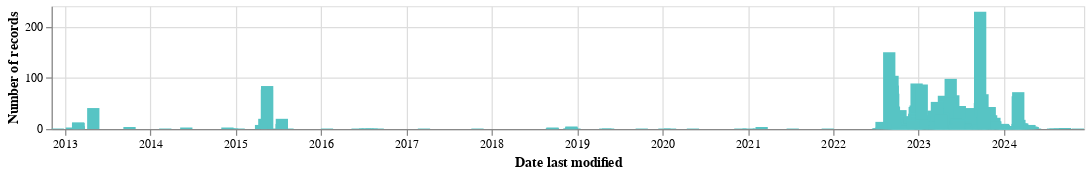

This figure's notebook cell:
### Code cell
# filter to just the METS since that corresponds to volume update time
ppa_lastmod_chart = (
    alt.Chart(lastmod_mets_df)
    .mark_bar(width=10, color="#57c4c4")
    .encode(
        x=alt.X("last_mod_day:T", title="Date last modified").axis(
            tickCount="year"
        ),
        y=alt.Y("count()", title="Number of records"),
    )
    .properties(height=100, width=840)
)


ppa_lastmod_chart.save("figures/ppa_hathitrust_lastmodified.pdf")
ppa_lastmod_chart

### Figure 1 — Vega-Lite specification as saved in the notebook (floating-point values rounded to 4 significant figures; data arrays with more than 128 entries replaced by an {"elided": "..."} marker saying what was removed)
{"$schema": "https://vega.github.io/schema/vega-lite/v5.20.1.json", "config": {"view": {"continuousHeight": 300, "continuousWidth": 300}}, "data": {"name": "data-d577319f9eb6f3582be97da85d2ba0dc"}, "datasets": {"data-d577319f9eb6f3582be97da85d2ba0dc": {"elided": "5367 records"}}, "encoding": {"x": {"axis": {"tickCount": "year"}, "field": "last_mod_day", "title": "Date last modified", "type": "temporal"}, "y": {"aggregate": "count", "title": "Number of records", "type": "quantitative"}}, "height": 100, "mark": {"color": "#57c4c4", "type": "bar", "width": 10}, "usermeta": {"embedOptions": {}}, "width": 840}
